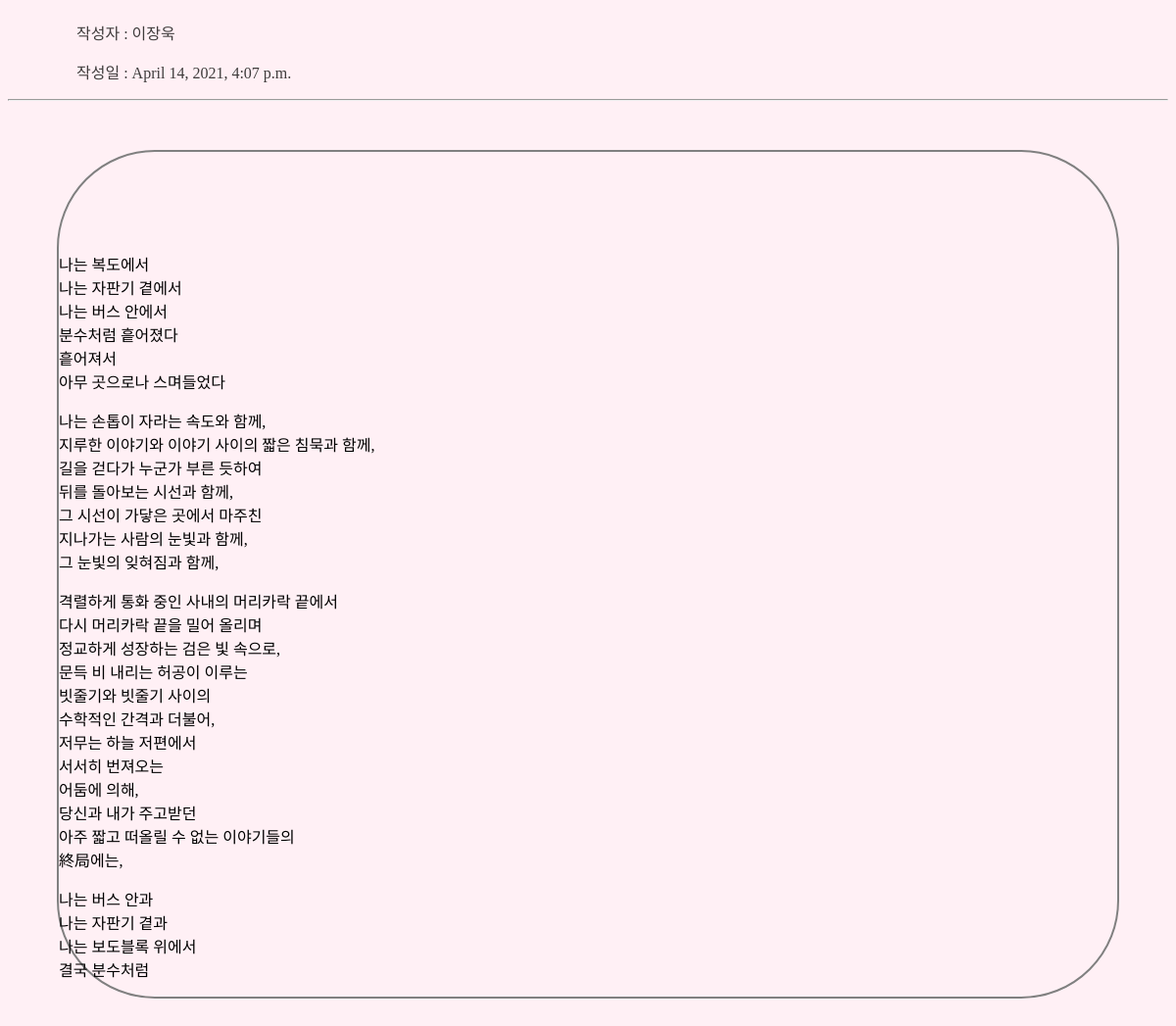
The page /1 on the database its author committed.
### blog/models.py (models this page shows, shortened)
class Blog(models.Model):
    subject = models.CharField(max_length=100, default="")
    author = models.CharField(max_length=100)
    publishing_date = models.DateTimeField()
    contents = models.TextField()

### blog/views.py (the view)
# urls.py: path('<str:id>',detail,name="detail"),
def detail(request, id):
    blog = get_object_or_404(Blog, pk = id)
    return render(request, 'detail.html', {'blog':blog})

### blog/templates/detail.html (shortened to what this page needs)
<!DOCTYPE html>
<html lang='en'>
<head>
</head>
<body>
    <div>
    <p id="writer">작성자 : {{blog.author}}</p>
    <p id='date'>작성일 : {{blog.publishing_date}}</p>
    </div>
    <hr>
    <div id='body'>
    <p id='text'>{{blog.contents | linebreaks }}</p>
    </div>
</body>
</html>

### blog/templates/detail.html (style rules this page uses)
body { background-color:lavenderblush; }
#writer { color:rgb(63, 60, 60); padding-left: 70px; }
#date { color:rgb(63, 60, 60); padding-left: 70px; }
#text { text-align:center; color:grey; padding-left:100px; padding-top:70px; }
#body { border: 2px solid grey;; border-radius: 100px; margin: 50px; }

### rows shown on the page
Blog: author "이장욱", publishing_date "April 14, 2021, 4:07 p.m.", contents "나는 복도에서 나는 자판기 곁에서 나는 버스 안에서 분수처럼 흩어졌다 흩어져서 아무 곳으로나 스며들었다 나는 손톱이 자라는 속도와 함께, 지루한 이야기와 이야기 사이의 짧은 침묵과 함께, 길을 걷다가 누군가 부른 듯하여 뒤를 돌아보는 시선과 함께, 그 시선이 가닿은 곳에서 마주친 지나가는 사람의 눈빛과 함께, 그 눈빛의 잊혀짐과 함께, 격렬하게 통화 중인 사내의 머리카락 끝에서 다시 머리카락 끝을 밀어 올리며 정교하게 성장하는 검은 빛 속으로, 문득 비 내리는 허공이 이루는 빗줄기와 빗줄기 사이의 수학적인 간격과 더불어, 저무는 하늘 저편에서 서서히 번져오는 어둠에 의해, 당신과 내가 주고받던 아주 짧고 떠올릴 수 없는 이야기들의 終局에는, 나는 버스 안과 나는 자판기 곁과 나는 보도블록 위에서 결국 분수처럼"
